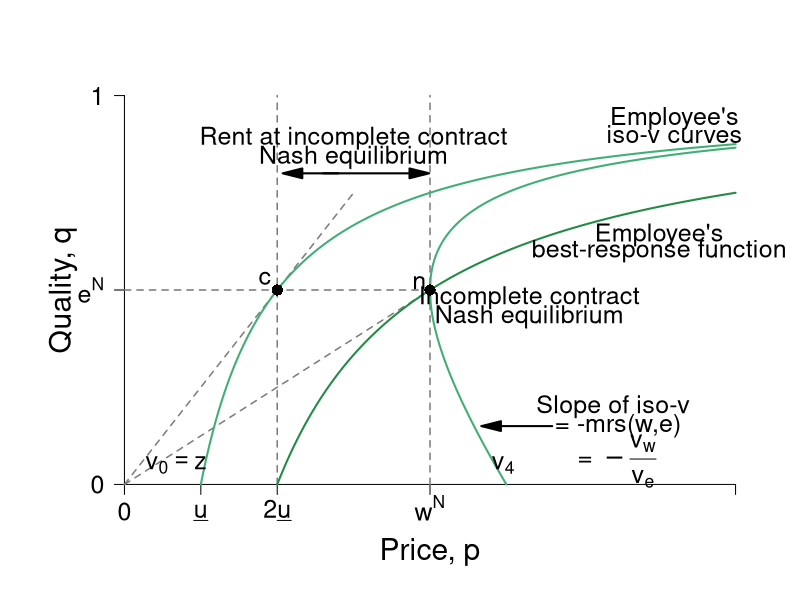

The R script that drew this image:
#' Graph Designer: Harriet Brookes-Gray
#' Authors: Bowles and Halliday
#' Title: Coordination, Conflict and Competition: A Text in Microeconomics

require(ggplot2)
require(shape)
pdf(file = "employment/employment_brf_rentv2.pdf", width = 9, height = 7)

#Set parameters for graphics
pointsize <- 1.8
axislabelsize <- 1.8
labelsize <- 1.5
namesize <- 1.8
annotatesize <- 1.5
graphlinewidth <- 2
segmentlinewidth <- 1.5

COL <- c("#7fc97f", "#beaed4", "#fdc086", "#ffff99", "#386cb0", "#f0027f", "#bf5b17", "#666666")
COLA <- c("#e0f3db", "#99d8c9","#66c2a4","#41ae76", "#238b45", "#005824")
COLB <- c("#c6dbef", "#4eb3d3", "#2b8cbe", "#0868ac","#084081")
COLC <- c("#fcfbfd", "#efedf5", "#dadaeb", "#bcbddc", "#9e9ac8", "#807dba", "#6a51a3", "#54278f", "#3f007d")
grays <- gray.colors(25, start = 1, end = 0)


#The equation is below when v = 0. See Wolfram Alpha output. 
isov <- function(p, delta = 5) {
  (p - delta)/p
}

isovhigh1 <- function(p, delta = 5, v = 5){
  (sqrt(p^2 - 4 * delta * v) - p + 2*v)/( 2 * v )
}

isovlow1 <- function(p, delta = 5, v = 5){
  (-sqrt(p^2 - 4 * delta * v) - p + 2*v)/( 2 * v )
}

isovhigh2 <- function(p, delta = 5, v = 10){
  (sqrt(p^2 - 4 * delta * v) - p + 2*v)/( 2 * v )
}

isovlow2 <- function(p, delta = 5, v = 10){
  (-sqrt(p^2 - 4 * delta * v) - p + 2*v)/( 2 * v )
}

isovhigh3 <- function(p, delta = 5, v = 15){
  (sqrt(p^2 - 4 * delta * v) - p + 2*v)/( 2 * v )
}

isovlow3 <- function(p, delta = 5, v = 15){
  (-sqrt(p^2 - 4 * delta * v) - p + 2*v)/( 2 * v )
}

brfFn <- function(p, delta = 5) {
  1 - (2*delta) /p
}

#This is evaluated for p = 12; q = 12/(8*sqrt(12^2 - 4*delta1*v1)) - 1/8 for the slope
#At p = 12; q = (-sqrt(12^2 - 4*v1*delta1) - 12 + 2*v1)/(2*v1) = 0.799
tangencyLine <- function(p){
  (p*(0.05))
}


COL <- c("#f7fcf5", "#e5f5e0", "#c7e9c0", "#a1d99b", "#74c476", "#41ab5d", "#238b45", "#005a32")
par(mar =  c(5, 5, 4, 2))
xlims <- c(0, 40)
ylims <- c(0, 1)

plot(0, 0, xlim = xlims, ylim = ylims, type = "n",
     xlab = "",
     ylab = "",
     xaxt = "n", yaxt = "n", cex.lab = axislabelsize, bty = "n")

mtext(expression(paste("Price, ", p)), side = 1, line = 2.5, cex = axislabelsize)
text(-4, ylims[2] - 0.5*(ylims[2] - ylims[1]), expression(paste("Quality, ", q)), xpd = TRUE, cex = axislabelsize, srt = 90) 

npts <- 500 
npts2 <- 501
#Specify the sequences of points for graphing. 
xx0 <- seq(5, xlims[2], length.out = npts)
xx1 <- seq(10, xlims[2], length.out = npts)
xx2 <- seq(xlims[1], 15, length.out = npts)
xx3 <- seq(10, xlims[2], length.out = npts2)
xx4 <- seq(xlims[1], 10, length.out = npts2)
#For below, I solved sqrt(p^2 - 200) - p + 200/p = 0, getting p = 10*sqrt(2) = 14.14214
xx5 <- seq(14.14214, xlims[2], length.out = npts2)
xx6 <- seq(14.14214, 15, length.out = npts2)
xx7 <- seq(20, xlims[2], length.out = npts2)
xx8 <- seq(xlims[1], 25, length.out = npts2)

#Customize ticks and labels for the plot
ticksy <- c(0, 0.5, 1)
ylabels <- c(0, expression(paste(e^N)), 1)
ticksx <- c(0, 5, 10, 20, 40)
xlabels <- c(0, expression(paste(underline("u"))),expression(paste(2*underline("u"))) , expression(paste(w^N)) , NA)
axis(1, at = ticksx, pos = 0, labels = xlabels, cex.axis = labelsize)
axis(2, at = ticksy, pos = 0, labels = ylabels, las = 1, cex.axis = labelsize)

#Lines for the coordinates of the Nash equilbrium
segments(0, 0, 20, 0.5, lty = 2, col = grays[20], lwd = segmentlinewidth)
segments(10, 0, 10, 1, lty = 2, col = grays[20], lwd = segmentlinewidth)
segments(20, 0, 20, 1, lty = 2, col = grays[20], lwd = segmentlinewidth)
segments(0, 0.5, 20, 0.5, lty = 2, col = grays[20], lwd = segmentlinewidth)

#Draw the lines for the graphs
lines(xx2, tangencyLine(xx2), col = grays[20], lwd = segmentlinewidth, lty = 2)
lines(xx0, isov(xx0, delta = 5), col = COLA[4], lwd = graphlinewidth)
lines(xx1, brfFn(xx1), col = COLA[5], lwd = graphlinewidth)
#lines(xx3, isovhigh1(xx3, v = 5, delta = 5), col = COLA[4], lwd = graphlinewidth)
#lines(xx4, isovlow1(xx4, v = 5, delta = 5), col = COLA[4], lwd = graphlinewidth)
#lines(xx5, isovhigh2(xx5, v = 10, delta = 5), col = COLA[4], lwd = graphlinewidth)
#lines(xx6, isovlow2(xx6, v = 10, delta = 5), col = COLA[4], lwd = graphlinewidth)
lines(xx7, isovhigh3(xx7, v = 20, delta = 5), col = COLA[4], lwd = graphlinewidth)
lines(xx8, isovlow3(xx8, v = 20, delta = 5), col = COLA[4], lwd = graphlinewidth)

text(3.4, 0.05, expression(paste(v[0] == z)), cex = labelsize)
#text(22, 0.05, expression(paste(v[1])), cex = labelsize)
text(24.8, 0.05, expression(paste(v[4])),cex = labelsize)
text(35, 0.64, expression(paste("Employee's")), cex = labelsize, xpd =TRUE)
text(35, 0.60, expression(paste("best-response function")),cex = labelsize, xpd =TRUE)
#text(35, 0.58, expression(paste(e(Delta, a))))
text(36, 0.94, expression(paste("Employee's")),cex = labelsize)
text(36, 0.9, expression(paste("iso-v curves")),cex = labelsize)

text(19.3, 0.52, expression(n),cex = labelsize)
text(26.5, 0.48, expression(paste("Incomplete contract")),cex = labelsize)
text(26.5, 0.43, expression(paste("Nash equilibrium")),cex = labelsize)

text(15, 0.89, expression(paste("Rent at incomplete contract")),cex = labelsize)
text(15, 0.84, expression(paste("Nash equilibrium")),cex = labelsize)
Arrows(13, 0.8, 19.3, 0.8,  col = "black", lty = 1, lwd = 2, arr.type = "triangle")
Arrows(14, 0.8, 11, 0.8,  col = "black", lty = 1, lwd = 2, arr.type = "triangle")


Arrows(28, 0.15, 24, 0.15,  col = "black", lty = 1, lwd = 2, arr.type = "triangle")
text(32, 0.2, expression(paste("Slope of iso-v")),cex = labelsize)
text(32.3, 0.15, expression(paste(" = -mrs(w,e) ")),cex = labelsize)
text(32, 0.06, expression(paste(" = " -frac(v[w], v[e]))),cex = labelsize)



#Add a point for the NE
points(20, 0.5, pch = 16, col = "black", cex = 1.5)

#segments(12.5, 0, 12.5, ylims[2], lty = 2, col = grays[20], lwd = 2)
#segments(0, brfFn(w = 18.4), 18.4, brfFn(w = 18.4), lty = 2, col = "darkgray", lwd = 2)
points(10, 0.5, pch = 16, col = "black", cex = 1.5)
text(9.2, 0.53, expression(c),cex = labelsize)



dev.off()
